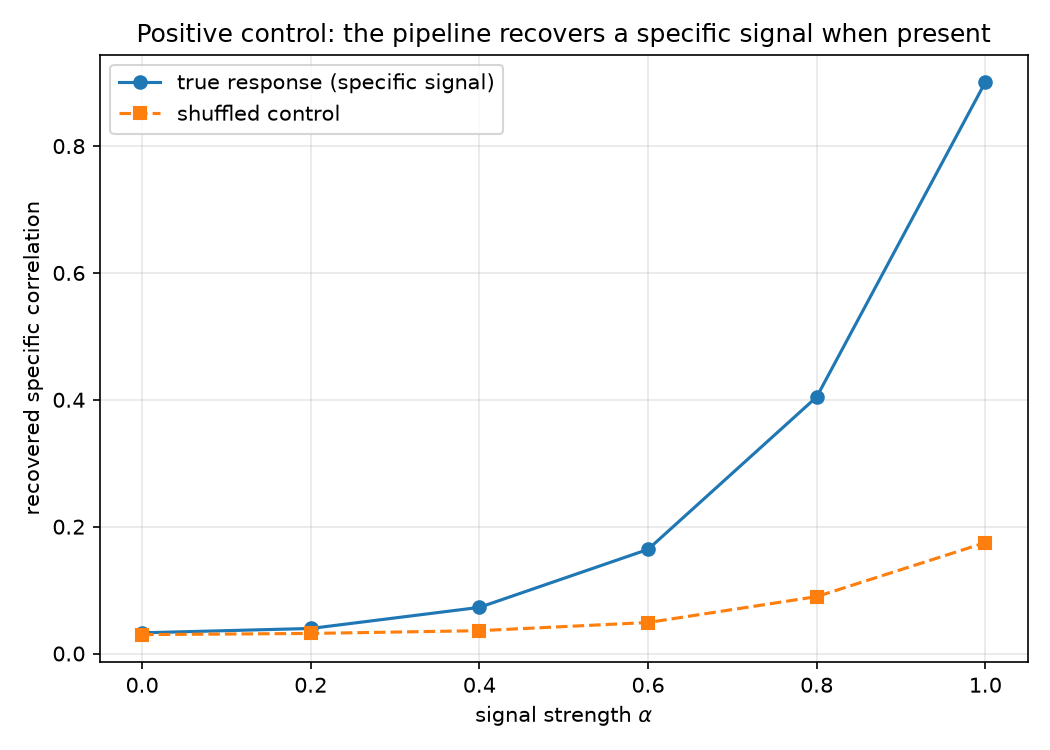

This figure's Python source:
"""
positive_control.py

Validates that the pipeline CAN detect a perturbation-specific signal when one
is present. Synthetic data:

  * control cells are drawn from a covariance Sigma with a dominant global mode
    plus gene-module structure
  * for each perturbation g the "true" response is a mixture
        dX_g = alpha * Sigma[:,g] + (1-alpha) * noise
  * alpha = 1  -> response lies in the covariance structure (should be detected)
  * alpha = 0  -> pure noise (should give ~0)
  * a shuffled control uses Sigma[:,g'] from a DIFFERENT gene

Reports the orthogonal specific correlation vs alpha. If the pipeline is sound,
it should rise with alpha and be ~0 for the shuffled control.

Output: positive_control.png, positive_control.csv
"""

import numpy as np
import matplotlib
matplotlib.use("Agg")
import matplotlib.pyplot as plt


def pearson(a, b):
    a = a - a.mean(); b = b - b.mean()
    d = np.linalg.norm(a) * np.linalg.norm(b)
    return float(np.dot(a, b) / d) if d else float("nan")


def simulate(n_genes=500, n_cells=2000, n_pert=80, n_modules=10, seed=0):
    rng = np.random.default_rng(seed)
    # global mode (all-positive direction) + modules
    g = rng.random(n_genes) + 0.5
    v = g / np.linalg.norm(g)
    M = rng.normal(size=(n_genes, n_modules)) * (rng.random((n_genes, n_modules)) < 0.2)
    Sigma = 0.7 * np.outer(v, v) + 0.3 * (M @ M.T) / n_modules
    Sigma += 0.1 * np.eye(n_genes)
    X = rng.multivariate_normal(np.zeros(n_genes), Sigma, size=n_cells)
    return Sigma, X, v, rng


def run(alpha, shuffled=False, seed=0):
    Sigma, X, v, rng = simulate(seed=seed)
    Xc = X - X.mean(0)
    cov = (Xc.T @ Xc) / (Xc.shape[0] - 1)
    w, V = np.linalg.eigh(cov)
    v_hat = V[:, np.argmax(w)]; v_hat = v_hat / np.linalg.norm(v_hat)

    n = Sigma.shape[0]
    pert = rng.choice(n, size=80, replace=False)
    cs = []
    for i, g in enumerate(pert):
        target = Sigma[:, g]
        noise = rng.normal(scale=np.linalg.norm(target) / 3, size=n)
        d = alpha * target + (1 - alpha) * noise
        if shuffled:
            g2 = pert[(i + 1) % len(pert)]
            sig = cov[:, g2]
        else:
            sig = cov[:, g]
        d = d - float(d @ v_hat) * v_hat
        dd = float(sig @ sig)
        a = float(sig @ d / dd) if dd else 0
        cs.append(pearson(d, a * sig))
    return float(np.nanmean(cs))


def main():
    alphas = [0.0, 0.2, 0.4, 0.6, 0.8, 1.0]
    real = [run(a) for a in alphas]
    shuf = [run(a, shuffled=True) for a in alphas]

    with open("positive_control.csv", "w") as fh:
        fh.write("alpha,real,shuffled\n")
        for a, r, s in zip(alphas, real, shuf):
            fh.write("{:.1f},{:.4f},{:.4f}\n".format(a, r, s))

    plt.figure(figsize=(7, 5))
    plt.plot(alphas, real, "o-", label="true response (specific signal)")
    plt.plot(alphas, shuf, "s--", label="shuffled control")
    plt.xlabel("signal strength $\\alpha$")
    plt.ylabel("recovered specific correlation")
    plt.title("Positive control: the pipeline recovers a specific signal when present")
    plt.legend(); plt.grid(alpha=0.3); plt.tight_layout()
    plt.savefig("positive_control.png", dpi=150)
    print("alpha:", alphas)
    print("real :", ["{:.3f}".format(x) for x in real])
    print("shuf :", ["{:.3f}".format(x) for x in shuf])
    print("wrote positive_control.png, positive_control.csv")


if __name__ == "__main__":
    main()
